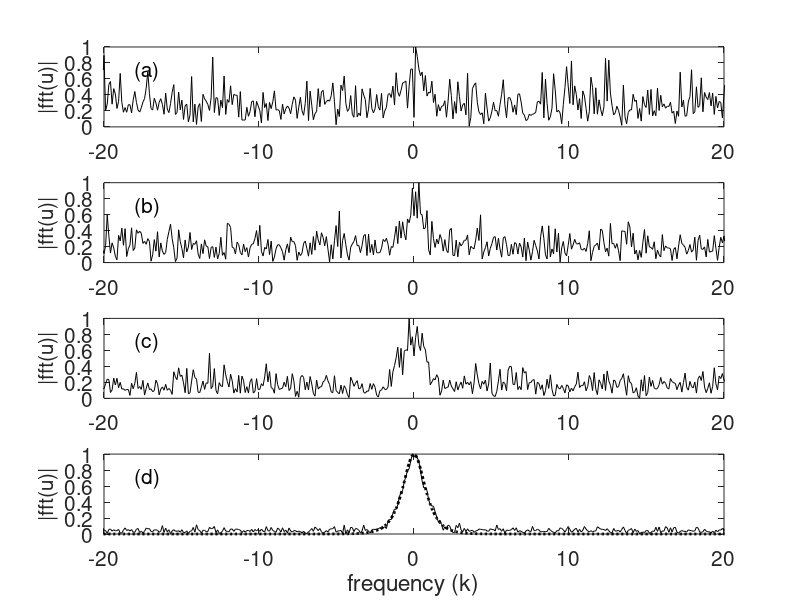

Write the MATLAB code that produced this figure.
clear all; close all; clc
L=30; % time slot
n=512; % Fourier modes
t2=linspace(-L,L,n+1); 
t=t2(1:n); 
k=(2*pi/(2*L))*[0:(n/2-1) -n/2:-1]; 
ks=fftshift(k);
noise = 10;

labels=['(a)';'(b)';'(c)';'(d)']; 
realize=[1 2 5 100];
for jj=1:length(realize)
    u=sech(t); 
    ave=zeros(1,n); 
    ut=fft(u);
    for j=1:realize(jj)
        utn(j,:)=ut+noise*(randn(1,n)+i*randn(1,n)); 
        ave=ave+utn(j,:); dat(j,:)=abs(fftshift(utn(j,:)))/max(abs(utn(j,:))); 
        un(j,:)=ifft(utn(j,:));
    end
    ave=abs(fftshift(ave))/realize(jj);
    subplot(4,1,jj)
    plot(ks,ave/max(ave),'k') 
    set(gca,'Fontsize',[15])
    axis([-20 20 0 1]) 
    text(-18,0.7,labels(jj,:),'Fontsize',[15]) 
    ylabel('|fft(u)|','Fontsize',[15])
end
hold on 
plot(ks,abs(fftshift(ut))/max(abs(ut)),'k:','Linewidth',[2]) 
set(gca,'Fontsize',[15])
xlabel('frequency (k)')
